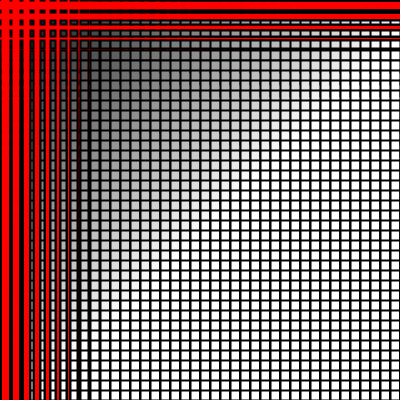
Frame 1 (no input)
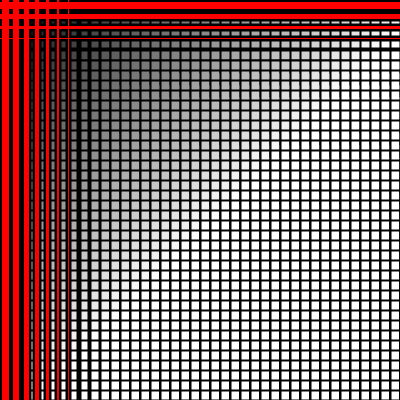
Frame 60 (the mouse pressed at the canvas centre just before this capture)
Frame 120 (the mouse held since frame 60 and released just before this capture): identical to frame 60, image omitted

The Processing sketch that drew these frames (run headless with seeded random() and noise(); from frame 60 on, the mouse is pressed at the canvas centre):

// Processing sketch: processing_513
// ── processing_513.pde

void setup ()
{
  size (400,400);
  background (255,0,0);
  
}

void draw ()
{
 for (int x=0; x<900; x=x+10){
 for (int y=0; y<=900; y=y+10){
 fill ((x+y)*0.6);
rect(x,y,x/10,y/5);

 strokeWeight (2); 
 
 }
 }
 }
